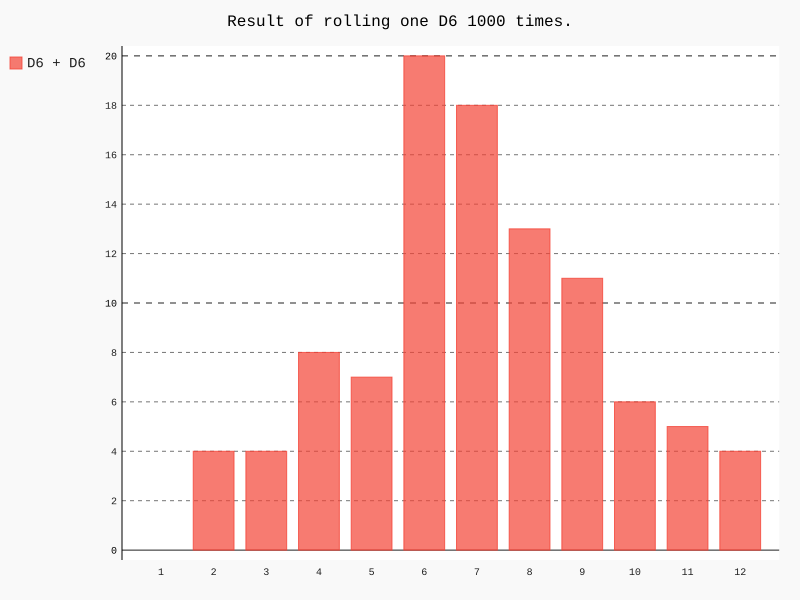

Generate this figure with Python:
import pygal
from Die import Die

die1 = Die()
die2 = Die()

results = []
for roll_num in range(100):
    result = die1.roll() + die2.roll()
    results.append(result)

#print(results)

#Analisa os resultados
frequencies = []
max_frequencies = die1.num_sides + die2.num_sides
for value in range(1, max_frequencies+1):
    frequency = results.count(value)
    frequencies.append(frequency)

print(frequencies)

#Visualizar os resultados
hist = pygal.Bar()

hist.title = "Result of rolling one D6 1000 times."
hist.x_labels = ["1", "2", "3", "4", "5", "6", "7", "8", "9", "10", "11", "12"]
hist._x_title = "Result"
hist._y_title = "Frequency of Result"

hist.add("D6 + D6", frequencies)
hist.render_to_file("dual_die_visual.svg")
